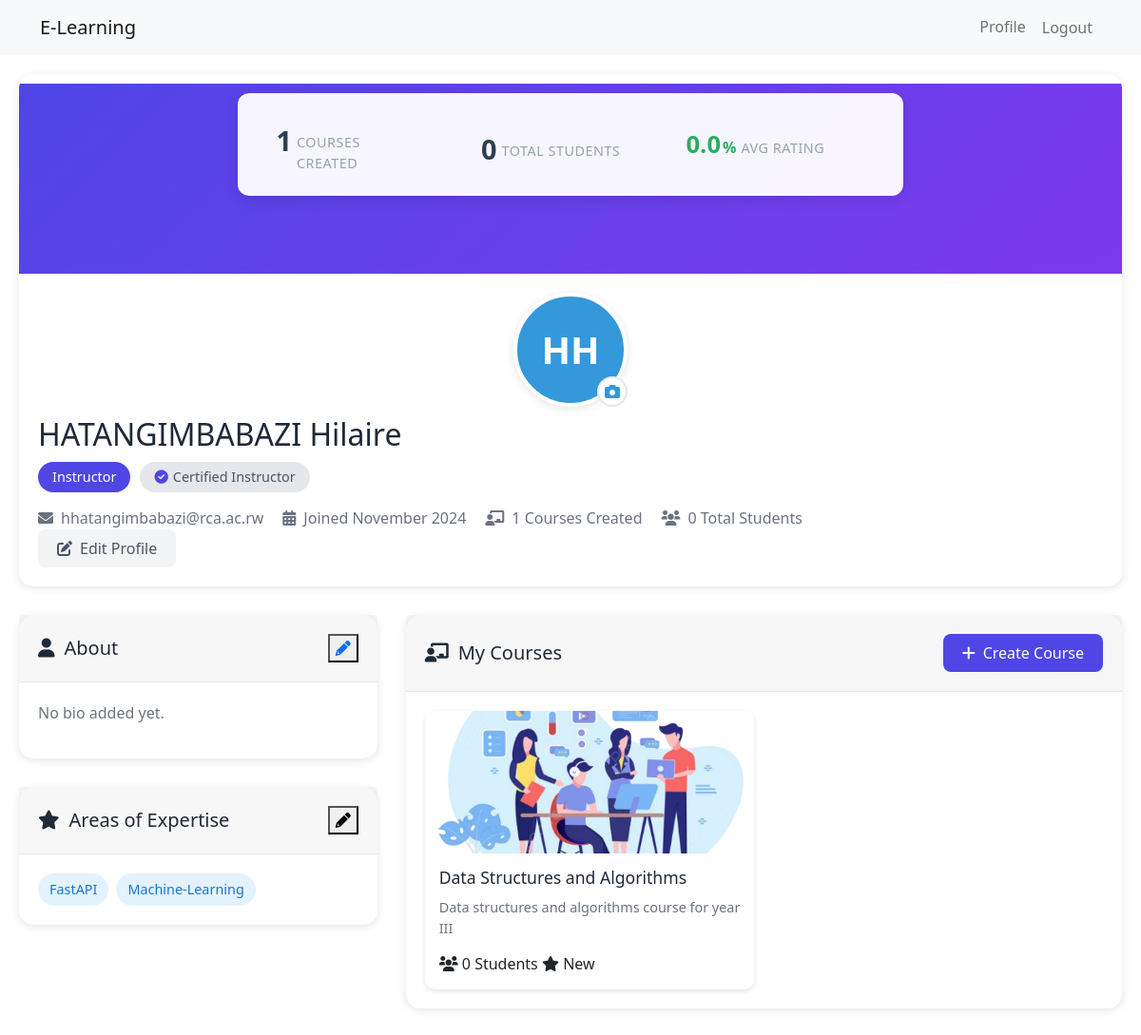
Before: /users/profile/me/ (signed in) with the older database file.
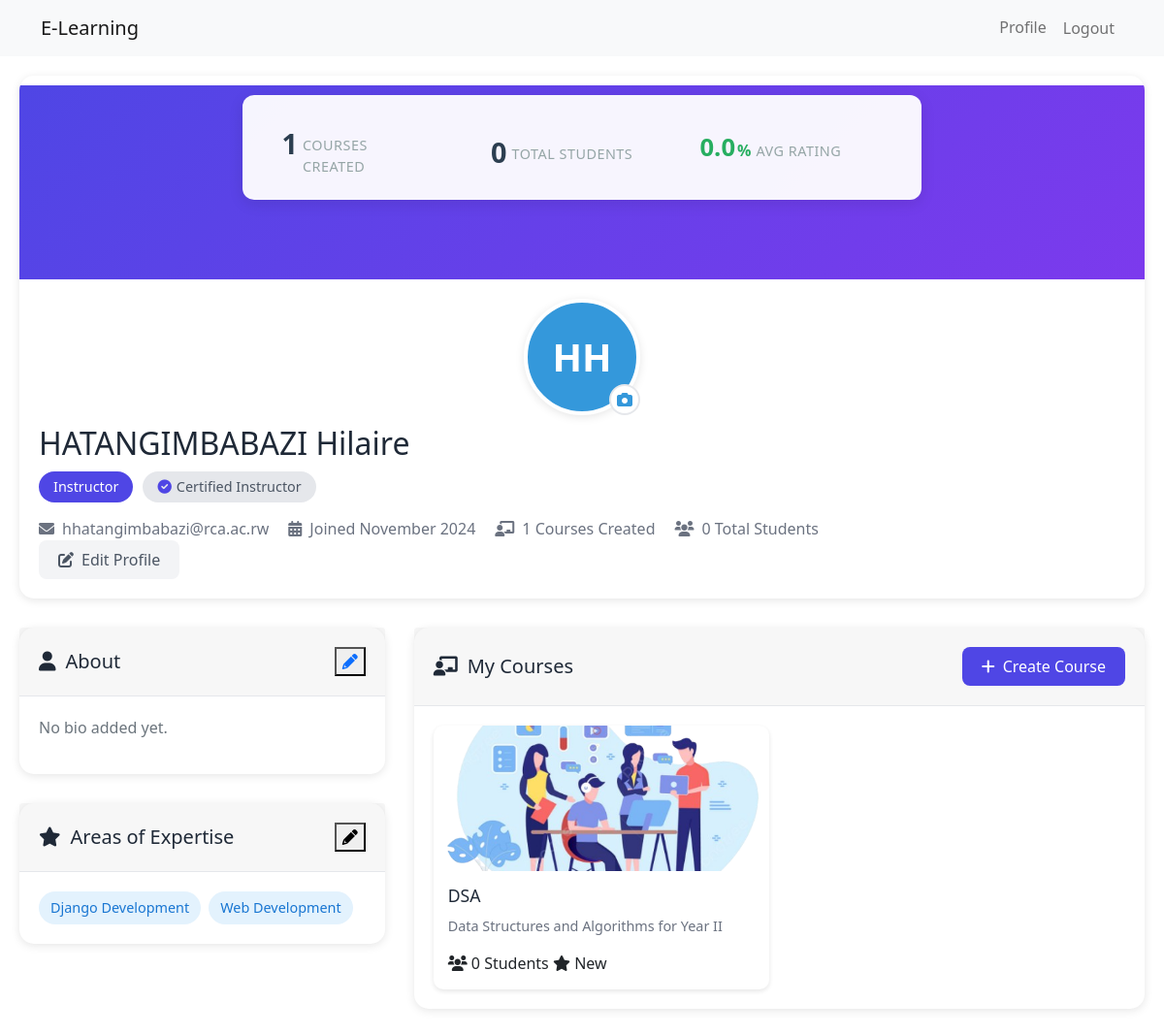
After: the same page with the newer database file.
### users/models.py (models this page shows, shortened)
class Expertise(models.Model):
    name = models.CharField(max_length=100)
    class Meta:
        verbose_name_plural = "Expertise"

### courses/models.py (models this page shows, shortened)
class Course(models.Model):
    title = models.CharField(max_length=200)
    description = models.TextField()
    instructor = models.ForeignKey(
        settings.AUTH_USER_MODEL,
        on_delete=models.CASCADE,
        related_name='courses'
    )
    category = models.ForeignKey(
        Category,
        on_delete=models.SET_NULL,
        null=True,
        related_name='courses'
    )
    image = models.ImageField(upload_to='course_images/', null=True, blank=True)
    created_at = models.DateTimeField(auto_now_add=True)
    updated_at = models.DateTimeField(auto_now=True)
    enrolled_students = models.ManyToManyField(settings.AUTH_USER_MODEL, related_name='enrolled_courses', blank=True)

### users/views.py (the view)
# urls.py: path('profile/me/', views.profile, name='profile'),
@login_required
def profile(request):
    return view_profile(request, request.user.id)

### templates/users/profile.html (shortened to what the changed rows need)
{% extends "base.html" %} {% load static %} {% block extra_css %}
<link rel="stylesheet" href="{% static 'css/profile.css' %}" />
{% endblock %} {% block content %}
<div class="profile-wrapper">
  <div class="profile-header-card">
    <div class="profile-main">
      <div class="profile-info">
        <h1 class="profile-name">{{ profile_user.get_full_name }}</h1>
      </div>
    </div>
  </div>
  <div class="profile-content">
    <div class="content-grid">
      <div class="left-column">
        <div class="profile-card about-card">
          <div class="card-header">
            <h2><i class="fas fa-user"></i> About</h2>
          </div>
        </div>
        {% if is_instructor %}
        <div class="profile-card expertise-card">
          <div class="card-header">
            <h2><i class="fas fa-star"></i> Areas of Expertise</h2>
          </div>
          <div class="card-body">
            {% if profile_user.profile.expertise.all %}
            <div class="expertise-tags">
              {% for expertise in profile_user.profile.expertise.all %}
              <span class="expertise-tag">{{ expertise.name }}</span>
              {% endfor %}
            </div>
            {% else %}
            <p class="text-muted">No expertise added yet.</p>
            {% endif %}
          </div>
        </div>
        {% endif %}
      </div>
      <div class="right-column">
        {% if is_instructor %}
        <div class="profile-card courses-card">
          <div class="card-header">
            <h2><i class="fas fa-chalkboard-teacher"></i> My Courses</h2>
          </div>
          <div class="card-body">
            <div class="courses-grid">
              {% if courses %} {% for course in courses %}
              <div class="course-card">
                <div class="course-image">
                  {% if course.image %}
                  <img src="{{ course.image.url }}" alt="{{ course.title }}" />
                  {% else %}
                  <div class="course-placeholder">
                    <i class="fas fa-book"></i>
                  </div>
                  {% endif %}
                </div>
                <div class="course-content">
                  <h3>{{ course.title }}</h3>
                  <p>{{ course.description|truncatewords:15 }}</p>
                  <div class="course-meta">
                    <span
                      ><i class="fas fa-users"></i>
                      {{course.enrolled_students.count|default:"0" }} Students</span
                    >
                    <span
                      ><i class="fas fa-star"></i>
                      New</span
                    >
                  </div>
                </div>
              </div>
              {% endfor %} {% endif %}
            </div>
          </div>
        </div>
        {% endif %}
      </div>
    </div>
  </div>
</div>
{% endblock %}

Changed rows visible on the page:
no longer on this page (row edited): Expertise: name "Machine-Learning"
removed Course: image (picture), title "Data Structures and Algorithms", description "Data structures and algorithms course for year III", enrolled_students.count "0"
now on this page (row edited): Expertise: name "Django Development"
changed Expertise: name "FastAPI" → "Web Development"
added Course: image (picture), title "DSA", description "Data Structures and Algorithms for Year II", enrolled_students.count "0"
